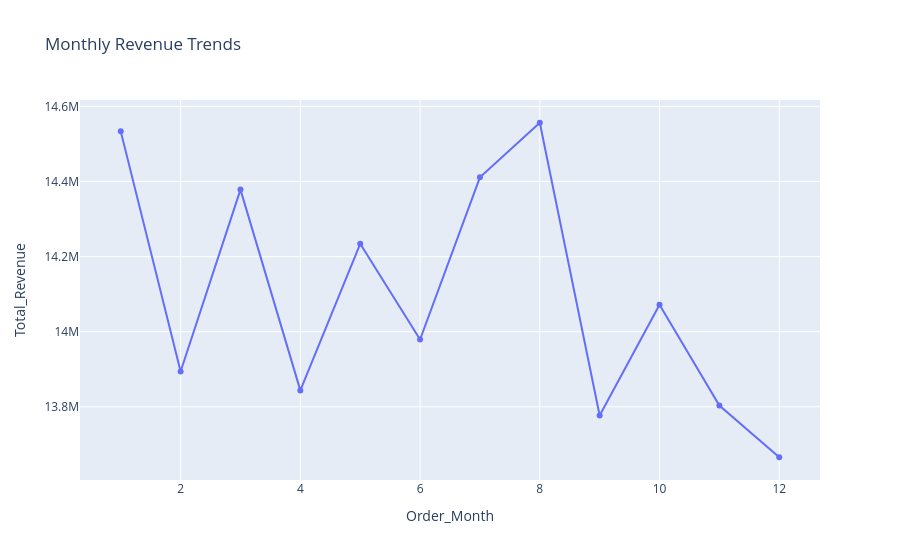

Here is the notebook cell this chart was saved with:
### Code cell
# trend analysis - Line Chart.

import plotly.express as px

fig = px.line(
    monthly_revenue_df,
    x="Order_Month",
    y="Total_Revenue",
    title="Monthly Revenue Trends",
    markers=True
)

fig.show()

"""
July generated the highest revenue of ₹9.14 million, making it the best-performing month of the year.
February recorded the lowest revenue of ₹8.03 million, indicating comparatively lower customer demand.
Revenue remained relatively stable throughout the year, fluctuating between ₹8.03 million and ₹9.14 million.
No major revenue decline was observed, suggesting a consistent customer base and steady order volume across months.
Revenue increased significantly from June (₹8.37 million) to July (₹9.14 million), indicating a peak demand period.

    """

### Figure 1 — Plotly figure (JSON) as saved in the notebook; plotly's stock layout.template omitted (floating-point values rounded to 4 significant figures)
{"data": [{"hovertemplate": "Order_Month=%{x}<br>Total_Revenue=%{y}<extra></extra>", "legendgroup": "", "line": {"color": "#636efa", "dash": "solid"}, "marker": {"symbol": "circle"}, "mode": "lines+markers", "name": "", "orientation": "h", "showlegend": false, "type": "scatter", "x": [1, 2, 3, 4, 5, 6, 7, 8, 9, 10, 11, 12], "xaxis": "x", "y": [14533695, 13893914, 14378608, 13843740, 14234321, 13979233, 14411354, 14556657, 13776967, 14071870, 13803247, 13665611], "yaxis": "y"}], "layout": {"legend": {"tracegroupgap": 0}, "title": {"text": "Monthly Revenue Trends"}, "xaxis": {"anchor": "y", "domain": [0, 1], "title": {"text": "Order_Month"}}, "yaxis": {"anchor": "x", "domain": [0, 1], "title": {"text": "Total_Revenue"}}}}
